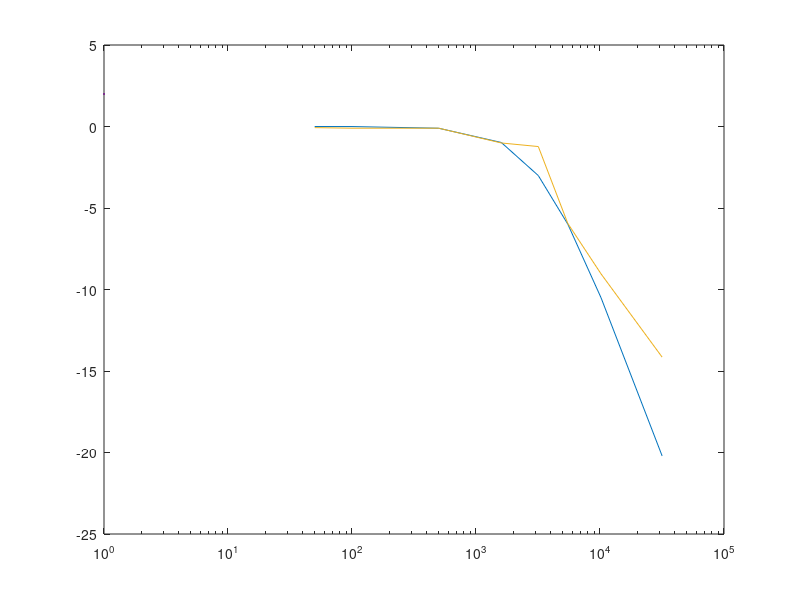

This figure's MATLAB source: (Note: this script raises an error after producing the figure.)
clc;
clear;

frequency = [50,100,500,1600,3180,5500,10200,31700];

magnitude = [-1.07e-3,-4.3e-3,-105.9e-3,-980.2e-3,-3.01,-5.99,-10.51,-20.21];
myMagnitude = [-0.069,-0.104,-0.104,-1.01,-1.23,-5.95,-9.044,-14.15];

phase = [-899.9e-3,-1.802,-8.931,-26.71,-45,-59.9,-72.65,-84.26];
myPhase = [-0.6,-2.1,-10,-29,-47,-60,-71,-86];

figure(1);
semilogx(frequency,magnitude,LineWidth=2);hold on;
semilogx(frequency,myMagnitude,LineWidth=2);hold on;
xlabel('frequency(Hz)',FontSize = 20);
ylabel('20log(gain) dB',FontSize = 20);
legend('theory', 'measure',FontSize = 20);
title('Bode magnitude plot',FontSize=24);

figure(2);
semilogx(frequency,phase,LineWidth=2);hold on;
semilogx(frequency,myPhase,LineWidth=2);hold on;
xlabel('frequency(Hz)',FontSize = 20);
ylabel('phase difference (degree)',FontSize = 20);
legend('theory', 'measure',FontSize = 20);
title('Bode phase plot',FontSize=24);